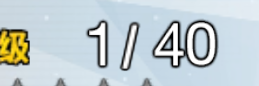
#> input picture sidecar/cv-code/tests/test_data/enhancement-level-cn/current_1.png, 259 x 86 px
$ python -i enhancement_level.py   (imports and definitions only)
#> lines starting #> are read from the running program, lines starting #| are printed output that depends on the picture; after the words box and inside, x2 and y2 are one past the last pixel; in counts of white or black regions, pixels touching at a corner belong together
#> further down, picture is the input picture: shape (86, 259, 3); mean B, G, R 208, 204.3, 192.6
"""Read only the current CN servant level, excluding the slash and level cap."""

from __future__ import annotations

from typing import Callable
import math
import unicodedata

import cv2
import numpy as np


# The automation stream is 1920×1080. Normalized bounds also support offline
# higher-resolution captures without changing the recognition crop's geometry.
LEVEL_REGION = {"x": 634 / 1920, "y": 670 / 1080, "w": 259 / 1920, "h": 86 / 1080}


def split_current_level(image: np.ndarray, region: dict | None = None) -> tuple[np.ndarray | None, dict]:
    """Locate the thin rising slash in the image, then retain whole digits left of it.

    No text recognition or level-cap parsing participates in this separation.
    Unknown/ambiguous geometry returns no crop instead of guessing a prefix.
    """
    diagnostics: dict = {"failReason": None}

    def fail(reason: str):
        diagnostics["failReason"] = reason
        return None, diagnostics

    if image.size == 0:
        return fail("empty_frame")
    height, width = image.shape[:2]
#> height = 86; width = 259
    bounds = region or LEVEL_REGION
    x0 = max(0, round(bounds["x"] * width))
#> x0 = 86
    y0 = max(0, round(bounds["y"] * height))
#> y0 = 53
    x1 = min(width, x0 + round(bounds["w"] * width))
#> x1 = 121
    y1 = min(height, y0 + round(bounds["h"] * height))
#> y1 = 60
    if x1 <= x0 or y1 <= y0:
        return fail("empty_region")
    # Canonical pixel geometry keeps component/slash checks independent of the
    # source frame size. Only this small field is resized, not the full frame.
    roi = cv2.resize(image[y0:y1, x0:x1], (259, 86), interpolation=cv2.INTER_AREA)
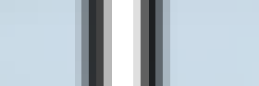
#> roi: shape (86, 259, 3); mean B, G, R 204.3, 195.3, 183.3
    gray = cv2.cvtColor(roi, cv2.COLOR_BGR2GRAY)
    mask = cv2.inRange(gray, 235, 255)
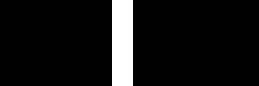
#> mask: shape (86, 259); 8.1% white; 1 white region, box (x1, y1, x2, y2) and area: (112, 0, 133, 86) 1806
    count, labels, stats, _ = cv2.connectedComponentsWithStats(mask, 8)
#> count = 2; stats = [[0, 0, 259, 86, 20468], [112, 0, 21, 86, 1806]]
    components = []
    slashes = []
    for index in range(1, count):
        x, y, w, h, area = (int(value) for value in stats[index])
        if not (28 <= h <= 60 and 5 <= w <= 40 and 40 <= area <= 900):
            continue
        yy, xx = np.where(labels[y:y + h, x:x + w] == index)
        slope, intercept = np.polyfit(yy, xx, 1)
        residual = float(np.sqrt(np.mean((xx - slope * yy - intercept) ** 2)))
        component = {"x": x, "y": y, "w": w, "h": h, "area": area}
        components.append(component)
        # A slash is a thin, almost straight negative-slope stroke; a narrow
        # digit such as 1/7 alone does not satisfy both slope and residual.
        if 0.18 <= w / h <= 0.43 and -0.5 <= slope <= -0.12 and residual <= 1.5:
            slashes.append(component)
#> this loop made 1 pass
#> after the loop, components = []; slashes = []
    diagnostics["components"] = components
    if len(slashes) != 1:
        return fail("slash_not_found" if not slashes else "ambiguous_slash")
    slash = slashes[0]
    diagnostics["slash"] = slash
    digits = [item for item in components if item["x"] + item["w"] < slash["x"]]
    digits.sort(key=lambda item: item["x"])
    if not 1 <= len(digits) <= 3:
        return fail("current_digits_not_found")
    for item in digits:
        overlap = min(item["y"] + item["h"], slash["y"] + slash["h"]) - max(item["y"], slash["y"])
        if overlap < min(item["h"], slash["h"]) * 0.7:
            return fail("current_digits_misaligned")
    if slash["x"] - (digits[-1]["x"] + digits[-1]["w"]) > 35:
        return fail("current_digits_too_far")
    if any(right["x"] - (left["x"] + left["w"]) > 24 for left, right in zip(digits, digits[1:])):
        return fail("current_digits_disconnected")
    left = min(item["x"] for item in digits)
    top = min(item["y"] for item in digits)
    right = max(item["x"] + item["w"] for item in digits)
    bottom = max(item["y"] + item["h"] for item in digits)
    if left <= 1 or top <= 1 or bottom >= mask.shape[0] - 1:
        return fail("current_digits_clipped")
    # Copy only the accepted glyph bodies. The pale panel, slash, and digits on
    # its right cannot leak into the recognition-only OCR model.
    digit_mask = np.zeros((bottom - top, right - left), dtype=np.uint8)
    for item in digits:
        x, y, w, h = (item[key] for key in ("x", "y", "w", "h"))
        digit_mask[y - top:y - top + h, x - left:x - left + w] = mask[y:y + h, x:x + w]
    crop = cv2.cvtColor(255 - digit_mask, cv2.COLOR_GRAY2BGR)
    crop = cv2.copyMakeBorder(crop, 10, 10, 10, 10, cv2.BORDER_CONSTANT, value=(255, 255, 255))
    diagnostics["digitCount"] = len(digits)
    diagnostics["currentBounds"] = {"x": left, "y": top, "w": right - left, "h": bottom - top}
    return crop, diagnostics


def read_current_level(image: np.ndarray, recognize: Callable, region: dict | None = None) -> dict:
    crop, diagnostics = split_current_level(image, region)
    result = {"found": False, "current": None, "text": "", "failReason": diagnostics["failReason"], "diagnostics": diagnostics}
    if crop is None:
        return result
    raw, _ = recognize([crop])
    if len(raw) != 1:
        result["failReason"] = diagnostics["failReason"] = "current_ocr_empty"
        return result
    text, confidence = raw[0]
    text = unicodedata.normalize("NFKC", str(text)).strip()
    result["text"] = text
    diagnostics["ocrConfidence"] = float(confidence)
    if not text.isascii() or not text.isdigit() or len(text) != diagnostics["digitCount"] or text.startswith("0"):
        result["failReason"] = "current_ocr_not_complete_digits"
    elif not math.isfinite(float(confidence)) or float(confidence) < 0.95:
        result["failReason"] = "current_ocr_low_confidence"
    elif not 1 <= int(text) <= 150:
        result["failReason"] = "current_level_out_of_range"
    else:
        result.update(found=True, current=int(text), failReason=None)
    diagnostics["failReason"] = result["failReason"]
    return result

>>> import cv2
>>> picture = cv2.imread('../tests/test_data/enhancement-level-cn/current_1.png')
>>> result = split_current_level(picture)
